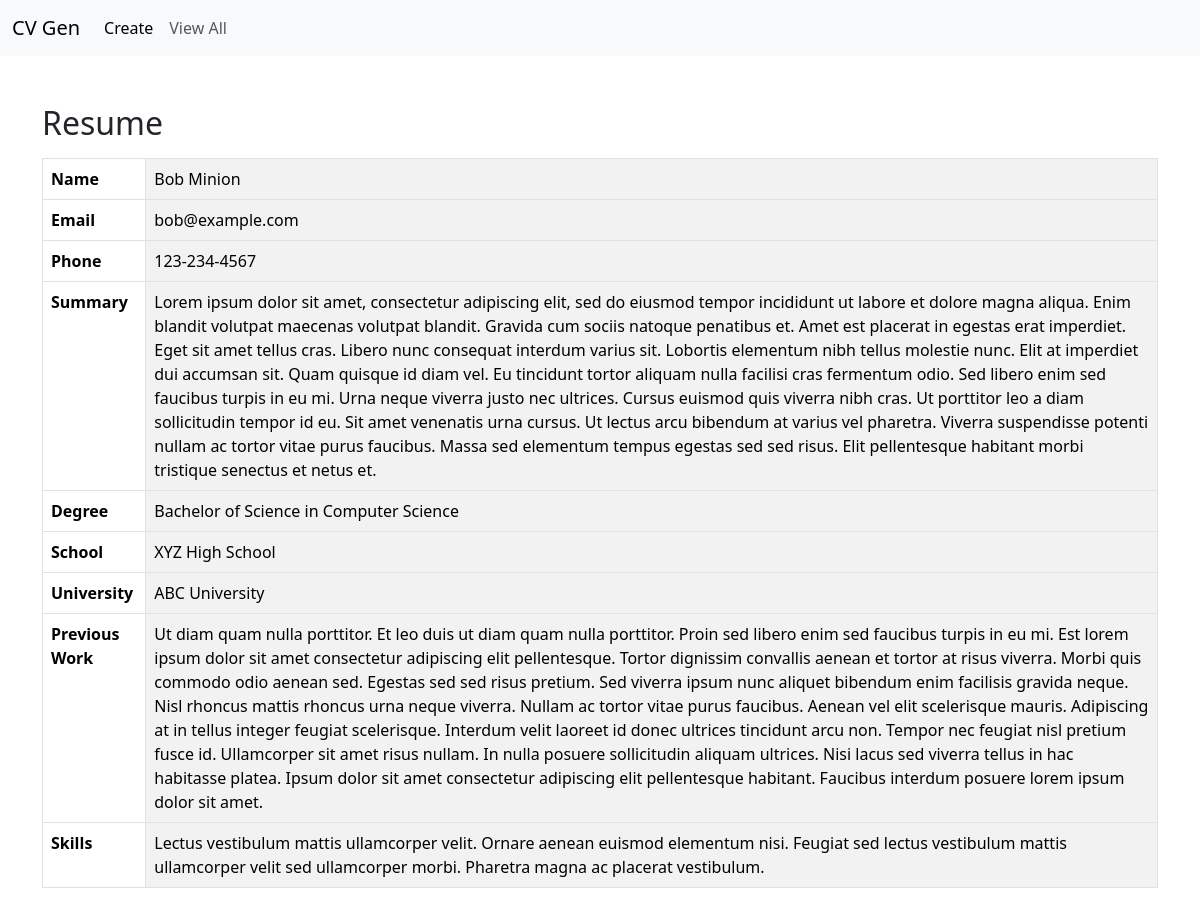
/details/4, run on the app's committed database.
### cv_pdf/models.py (models this page shows, shortened)
class Profile(models.Model):
    name = models.CharField(max_length=200)
    email = models.EmailField(max_length=200)
    phone = models.CharField(max_length=20)
    summary = models.TextField(max_length=2000)
    degree = models.CharField(max_length=200)
    school = models.CharField(max_length=200)
    school = models.CharField(max_length=200)
    university = models.CharField(max_length=200)
    previous_work = models.TextField(max_length=1000)
    skills = models.TextField(max_length=1000)

### cv_pdf/views.py (the view)
# urls.py: path('details/<int:id>', cv_views.details, name='details'),
def details(request, id):
    profile = Profile.objects.get(pk=id)
    return render(request, 'cv_pdf/resume.html', context={"title" : "View", "profile":profile})

### cv_pdf/templates/cv_pdf/resume.html
{% extends "cv_pdf/base.html" %}
{% block body %}
<div class="container mt-5">
  <h2>Resume</h2>
  <table class="table table-bordered table-striped-columns mt-3">
      <tbody>
          <tr>
              <th scope="row">Name</th>
              <td>{{ profile.name }}</td>
          </tr>
          <tr>
              <th scope="row">Email</th>
              <td>{{ profile.email }}</td>
          </tr>
          <tr>
              <th scope="row">Phone</th>
              <td>{{ profile.phone }}</td>
          </tr>
          <tr>
              <th scope="row">Summary</th>
              <td>{{ profile.summary }}</td>
          </tr>
          <tr>
              <th scope="row">Degree</th>
              <td>{{ profile.degree }}</td>
          </tr>
          <tr>
              <th scope="row">School</th>
              <td>{{ profile.school }}</td>
          </tr>
          <tr>
              <th scope="row">University</th>
              <td>{{ profile.university }}</td>
          </tr>
          <tr>
              <th scope="row">Previous Work</th>
              <td>{{ profile.previous_work }}</td>
          </tr>
          <tr>
              <th scope="row">Skills</th>
              <td>{{ profile.skills }}</td>
          </tr>
      </tbody>
  </table>
</div>
{% endblock %}

### data on the page
Profile: name "Bob Minion", email "bob@example.com", phone "123-234-4567", summary "Lorem ipsum dolor sit amet, consectetur adipiscing elit, sed do eiusmod tempor incididunt ut labore et dolore magna aliqua. Enim blandit volutpat maecenas volutpat blandit. Gravida cum sociis natoque penatibus et. Amet est placerat in egestas erat imperdiet. Eget sit amet tellus cras. Libero nunc consequat interdum varius sit. Lobortis elementum nibh tellus molestie nunc. Elit at imperdiet dui accumsan sit. Quam quisque id diam vel. Eu tincidunt tortor aliquam nulla facilisi cras fermentum odio. Sed libero enim sed faucibus turpis in eu mi. Urna neque viverra justo nec ultrices. Cursus euismod quis viverra nibh cras. Ut porttitor leo a diam sollicitudin tempor id eu. Sit amet venenatis urna…", degree "Bachelor of Science in Computer Science", school "XYZ High School", university "ABC University", previous_work "Ut diam quam nulla porttitor. Et leo duis ut diam quam nulla porttitor. Proin sed libero enim sed faucibus turpis in eu mi. Est lorem ipsum dolor sit amet consectetur adipiscing elit pellentesque. Tortor dignissim convallis aenean et tortor at risus viverra. Morbi quis commodo odio aenean sed. Egestas sed sed risus pretium. Sed viverra ipsum nunc aliquet bibendum enim facilisis gravida neque. Nisl rhoncus mattis rhoncus urna neque viverra. Nullam ac tortor vitae purus faucibus. Aenean vel elit scelerisque mauris. Adipiscing at in tellus integer feugiat scelerisque. Interdum velit laoreet id donec ultrices tincidunt arcu non. Tempor nec feugiat nisl pretium fusce id. Ullamcorper sit amet…", skills "Lectus vestibulum mattis ullamcorper velit. Ornare aenean euismod elementum nisi. Feugiat sed lectus vestibulum mattis ullamcorper velit sed ullamcorper morbi. Pharetra magna ac placerat vestibulum."
